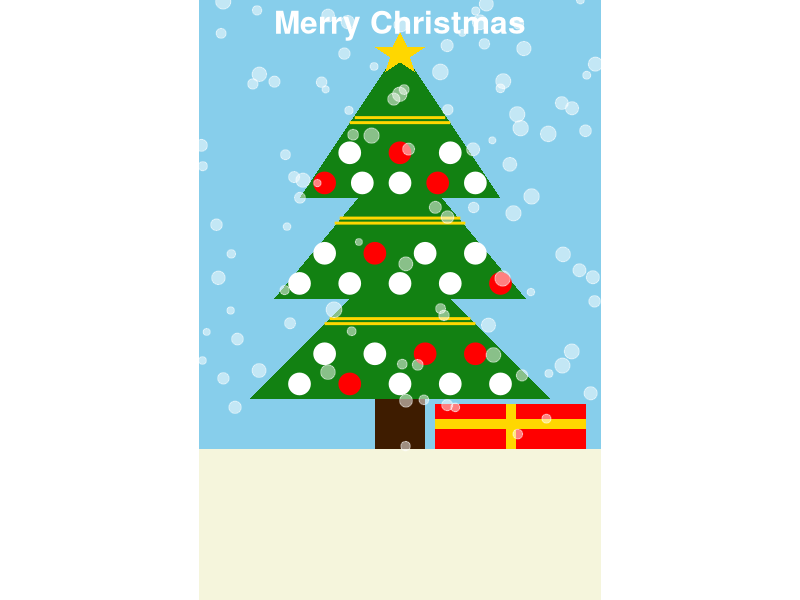

This chart was generated by the following R code:
library(ggplot2)

tree_data <- data.frame(
  x = c(0, -3, 3,   0, -2.5, 2.5,   0, -2, 2),
  y = c(3, 0, 0,   5, 2, 2,   7, 4, 4),
  group = c(rep(1, 3), rep(2, 3), rep(3, 3))
)

trunk_data <- data.frame(
  x = c(-0.5, -0.5, 0.5, 0.5),
  y = c(0, -1, -1, 0)
)

set.seed(12345)
ornament_data <- data.frame(
  x = c(rep(c(seq(-2, 2), seq(-1.5, 1.5)), 2),
        c(-1.5, -0.75, 0, 0.75, 1.5), seq(-1, 1)),
  y = c(rep(0.3, 5), rep(0.9, 4), rep(2.3, 5),
        rep(2.9, 4), rep(4.3, 5), rep(4.9, 3)),
  color = sample(c("red", "white"), 26, replace = TRUE)
)

chain_data <- data.frame(
  x = c(seq(-1.5, 1.5, length.out = 6),
        seq(-1.4, 1.4, length.out = 6),
        seq(-1.3, 1.3, length.out = 5),
        seq(-1.2, 1.2, length.out = 5),
        seq(-1, 1, length.out = 4),
        seq(-0.9, 0.9, length.out = 4)),
  y = c(rep(1.5, 6),
        rep(1.6, 6),
        rep(3.5, 5),
        rep(3.6, 5),
        rep(5.5, 4),
        rep(5.6, 4)),
  group = c(rep(1, 6), rep(2, 6),
            rep(3, 5), rep(4, 5),
            rep(5, 4), rep(6, 4))
)

star_data <- data.frame(
  x = c(0, 0.15, 0.5, 0.2, 0.3, 0, -0.3, -0.2, -0.5, -0.15),
  y = c(7.3, 7, 7, 6.8, 6.5, 6.7, 6.5, 6.8, 7, 7)
)

gift_box_data <- data.frame(
  x = c(-1.5, 1.5, 1.5, -1.5) + 2.2,
  y = c(-2.1, -2.1, -3, -3) + 2
)

ribbon_horizontal_data <- data.frame(
  x = c(-1.5, 1.5, 1.5, -1.5) + 2.2,
  y = c(-2.6, -2.6, -2.4, -2.4) + 2
)

ribbon_vertical_data <- data.frame(
  x = c(-0.1, 0.1, 0.1, -0.1) + 2.2,
  y = c(-2.1, -2.1, -3, -3) + 2
)

snowflakes_data <- data.frame(
  x = runif(100, -4, 4),
  y = runif(100, -1, 8),
  size = runif(100, 2, 5)
)

ground_data <- data.frame(
  x = c(-4, 4, 4, -4),
  y = c(-1, -1, -4, -4)
)

ggplot() +
  geom_polygon(data = ground_data, aes(x = x, y = y), fill = "beige") + 
  geom_polygon(data = tree_data, aes(x = x, y = y, group = group), fill = "#128112") +
  geom_polygon(data = trunk_data, aes(x = x, y = y), fill = "#3e1c00") +
  geom_point(data = ornament_data, aes(x = x, y = y, color = color), size = 7) +
  geom_path(data = chain_data, aes(x = x, y = y, group = group), color = "gold", size = 1) +
  geom_polygon(data = star_data, aes(x = x, y = y), fill = "gold") +
  geom_polygon(data = gift_box_data, aes(x = x, y = y), fill = "red") +
  geom_polygon(data = ribbon_horizontal_data, aes(x = x, y = y), fill = "gold") +
  geom_polygon(data = ribbon_vertical_data, aes(x = x, y = y), fill = "gold") +
  geom_point(data = snowflakes_data, aes(x = x, y = y), color = "white", size = snowflakes_data$size, alpha = 0.5) +
  geom_text(aes(x = 0, y = 7.5), label = "Merry Christmas", size = 8, color = "white", fontface = "bold") +
  coord_fixed() +
  theme_void() +
  scale_y_continuous(expand = c(0,0)) +
  scale_x_continuous(expand = c(0,0)) +
  theme(legend.position = "none") +
  theme(plot.background = element_rect(fill = "#87ceeb", color = "#87ceeb")) +
  scale_color_manual(values = c("red" = "red", "white" = "white"))
